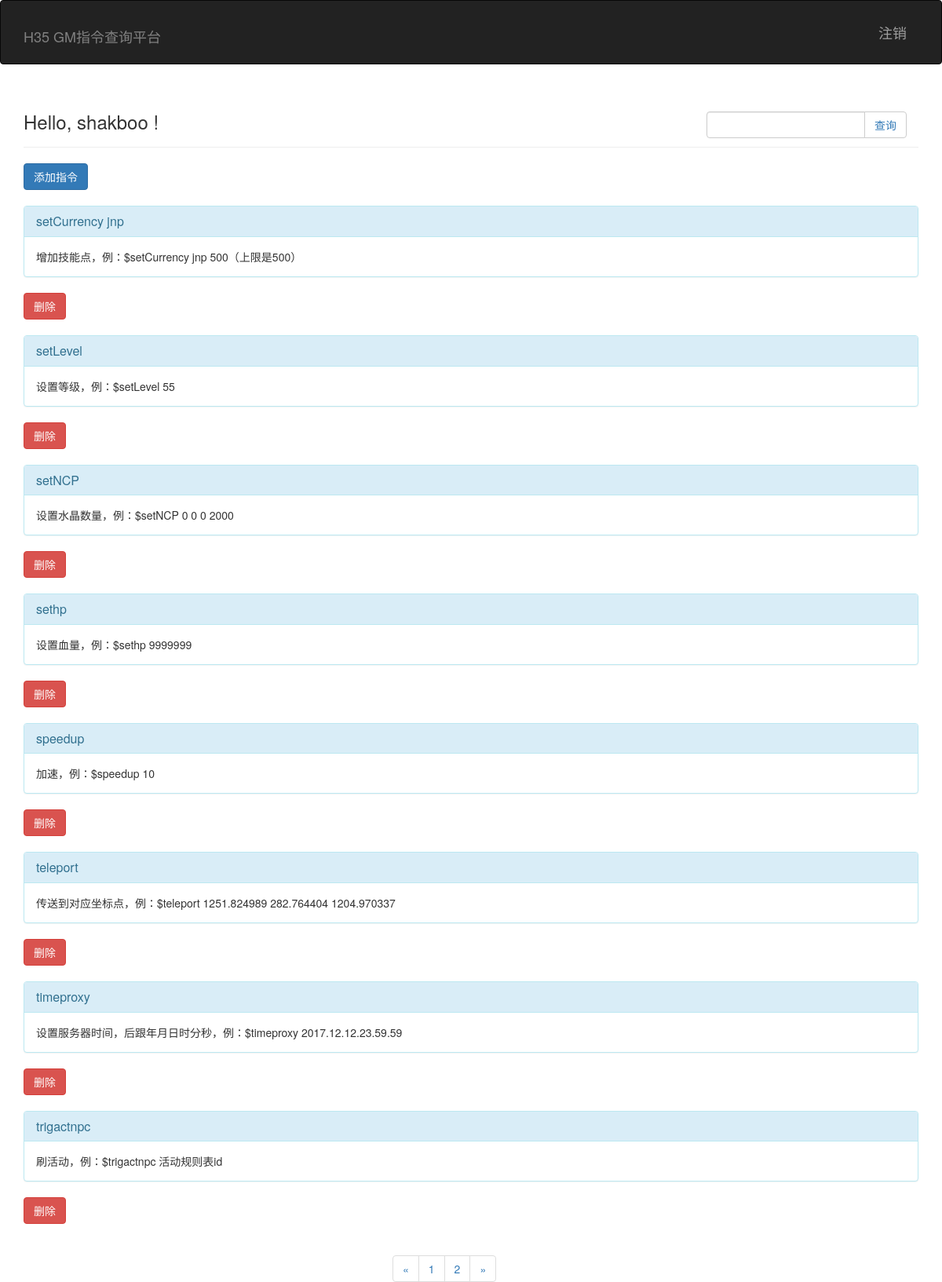
The app's page /?page=2 (signed in) with its own data.
### app/models.py (models this page shows, shortened)
class User(UserMixin, db.Model):
    __tablename__ = 'users'
    id = db.Column(db.Integer, primary_key = True)
    username = db.Column(db.String(64), unique=True, index=True)
    password_hash = db.Column(db.String(128))
    role_id = db.Column(db.Integer, db.ForeignKey('roles.id'))
    posts = db.relationship('Post', backref = 'author', lazy = 'dynamic')
    @property
    def password(self):
        raise AttributeError('password is not readable attribute')
    def is_shakboo(self):
        if self.username == "shakboo":
            return True
        return False
    def is_login(self):
        return True

class Post(db.Model):
    __tablename__ = 'posts'
    gm = db.Column(db.String(128), primary_key = True)
    info = db.Column(db.Text)
    timestamp = db.Column(db.DateTime, index=True, default = datetime.utcnow)
    author_id = db.Column(db.Integer, db.ForeignKey('users.id'))

### app/main/views.py (the view, shortened to what this page needs)
@main.route('/', methods = ['GET','POST'])
def index():
    try:
        if current_user.is_login():
            pass
    except:
            return redirect(url_for('auth.login'))
    form1 = PostForm()
    if request.method == 'POST':
        delete_gm = request.form['for_query']
        delete_gm_find = Post.query.filter_by(gm=delete_gm).first()
        db.session.delete(delete_gm_find)
        return redirect(url_for('.index'))
    page = request.args.get('page', 1, type=int)
    pagination = Post.query.order_by('gm').paginate(page,POSTS_PER_PAGE,False)
    posts = pagination.items
    return render_template('index.html', form=form1,posts = posts,pagination=pagination)

### app/main/forms.py
class PostForm(Form):
    gm = StringField('GM指令', validators=[Required(),Length(1,64)])
    info = TextAreaField('描述',validators = [Required()])
    submit1 = SubmitField('确认')

### app/models.py (called while the page is built)
@login_manager.user_loader
def load_user(user_id):
    return User.query.get(int(user_id))

### app/templates/index.html (shortened to what this page needs)
{% extends "base.html" %}
{% import "bootstrap/wtf.html" as wtf %}
{% block page_content %}
<div class="page-header">
        <div class="col-lg-3 pull-right col-sm-5 col-md-4 col-xs-6">
                <form class="input-group" method="post" action="{{ url_for('auth.query') }}">
                    <input type="text" class="form-control" id="user-input" name="userInput">
                    <span class="input-group-btn">
                        <button class="btn btn-default btn-query" type="submit"><a style="text-decoration:none"> 查询</a></button>
                    </span>
                </form>
        </div>
    <h3>Hello,
        {% if current_user.is_authenticated %}
        {{ current_user.username }}
        {% else %}
        Stranger
        {% endif %}!
    </h3>
</div>
{% if current_user.is_shakboo() %}
<button class="btn btn-primary" data-toggle="modal" data-target="#addGM">添加指令</button>
<br>
{% endif %}
<br>
<div class="posts">
    {% for post in posts %}
    <form class="post" method="post" action="{{ url_for('main.index') }}">
        <div class="panel panel-info">
            <div class="panel-heading">
                <h3 class="panel-title gm-exist">{{ post.gm }}</h3>
            </div>
            <div class="panel-body info-exist">{{ post.info }}</div>
        </div>
        {% if current_user.is_shakboo() %}
            <button class="btn btn-danger btn-query" type="submit" name="delete"><a style="text-decoration:none"><font style="color:white"> 删除</font></a></button>
        {% endif %}
    </form>
        {% if current_user.is_shakboo() %}
            <br>
        {% endif %}
    {% endfor %}
</div>
<ul class="pagination center-block" style="width:200px">
    <li>
        <a href="{% if pagination.has_prev %}{{url_for('.index',page=pagination.page-1)}}{% else %}#{% endif %}" >«</a>
    </li>
        {% for p in pagination.iter_pages() %}
            <li>
            <a href="{{ url_for('.index',page=p)}}">{{p}}</a>
            </li>
        {% endfor %}
    <li>
        <a href="{%if pagination.has_next %}{{url_for('.index',page=pagination.page+1)}}{% else %}#{% endif %}" >»</a>
    </li>
</ul>
{% endblock %}

### records on screen
User: username "shakboo"
Post: gm "setCurrency jnp", info "增加技能点，例：$setCurrency jnp 500（上限是500）"
Post: gm "setLevel", info "设置等级，例：$setLevel 55"
Post: gm "setNCP", info "设置水晶数量，例：$setNCP 0 0 0 2000"
Post: gm "sethp", info "设置血量，例：$sethp 9999999"
Post: gm "speedup", info "加速，例：$speedup 10"
Post: gm "teleport", info "传送到对应坐标点，例：$teleport 1251.824989 282.764404 1204.970337"
Post: gm "timeproxy", info "设置服务器时间，后跟年月日时分秒，例：$timeproxy 2017.12.12.23.59.59"
Post: gm "trigactnpc", info "刷活动，例：$trigactnpc 活动规则表id"

### other values on screen
{{ p }} "1" "2"
